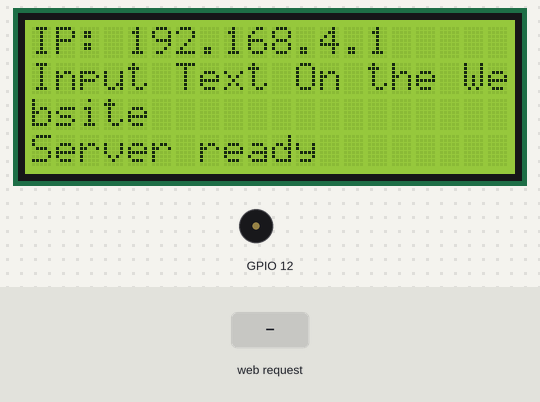
A sketch run on a simulated ESP32. On the bench: 20×4 character LCD, buzzer (waves = sounding). The test bench sets the inputs (shaded band). What the sketch prints to the serial monitor is not drawn.

Above: at 1.3 s.
1.4 s: HTTP request GET /?input=1 received
At 1.59 s:
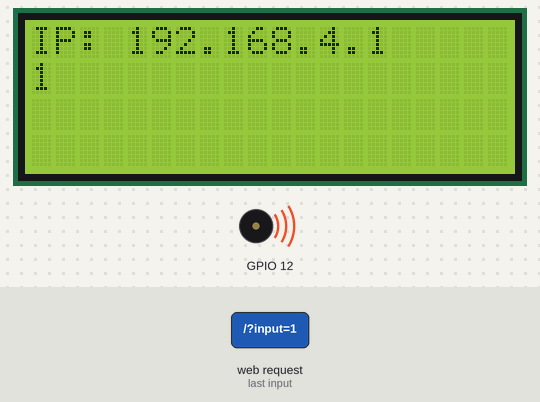
At 2.1 s:
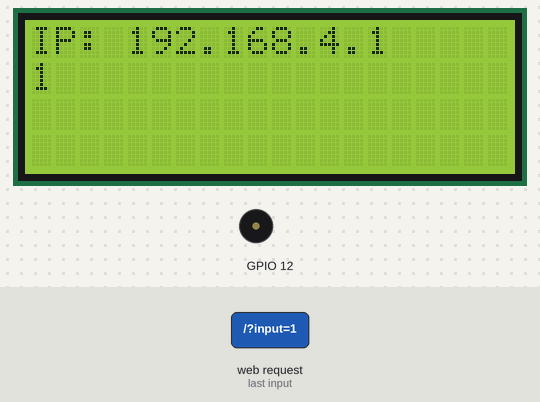
3.2 s: HTTP request GET /?input=0 received
At 4.7 s:
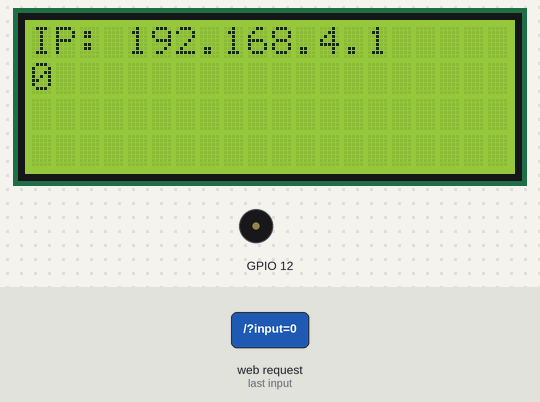
Timing chart, 0 to 6.2 s (numbered marks = the images above; inputs shaded):
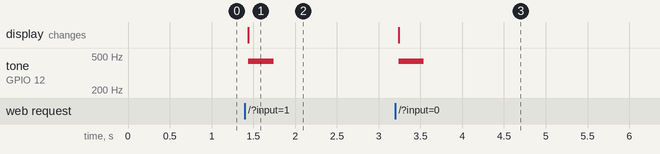

The sketch:

mw-home-brodcast.ino
```cpp
#include <WiFi.h>
#include <WebServer.h>
#include <LiquidCrystal_I2C.h>

#include "./secrits.hpp"
#include "./page.hpp"

// LCD setup (address 0x27, 4x20 LCD)
LiquidCrystal_I2C lcd(0x27, 20, 4);

// Create WebServer object on port 80
WebServer server(80);

void renderScreen(String text) {
  lcd.clear();
  lcd.home();

  // Print the IP address
  IPAddress IP = WiFi.softAPIP();
  lcd.print("IP: ");
  lcd.print(IP);
  lcd.setCursor(0, 1);

  int strIndex = 0;
  int line = 1;  // Start at line 1 (2nd line on the LCD)
  int x = 0;     // Start at column 0

  while (strIndex < text.length() && line < 4) {  // Only display on the first 3 lines
    char currentChar = text.charAt(strIndex);
    strIndex++;

    // Skip carriage return characters
    if (currentChar == '\r') continue;

    // Handle tab character (use 4 spaces)
    if (currentChar == '\t') {
      x += 4;
      if (x >= 20) {  // If we go beyond the screen width, move to the next line
        x = 0;
        line++;
        if (line >= 4) break;  // Stop if we've filled the screen
      }
      continue;
    }

    // Handle newline character
    if (currentChar == '\n') {
      line++;
      x = 0;
      if (line >= 4) break;  // Stop if we've filled the screen
      continue;
    }

    // Print the character to the LCD
    lcd.setCursor(x, line);
    lcd.write(currentChar);
    x++;

    // Check if we reached the end of the line
    if (x >= 20) {
      x = 0;
      line++;
      if (line >= 4) break;  // Stop if we've filled the screen
    }
  }
}

String escapeHTML(String input) {
  input.replace("&", "&amp;");
  input.replace("<", "&lt;");
  input.replace(">", "&gt;");
  input.replace("\"", "&quot;");
  input.replace("'", "&#39;");
  input.replace("\n", "<br>");
  return input;
}

void setup() {
  // Initialize serial monitor
  Serial.begin(115200);

  // Initialize the LCD
  lcd.init();
  lcd.backlight();
  lcd.noCursor();

  // Set up Wi-Fi Access Point
  WiFi.softAP(ssid, password);
  Serial.println("Wi-Fi Access Point started");
  renderScreen("Input Text On the Website");

  // Define the root route
  server.on("/", HTTP_GET, []() {
    String inputMessage;

    // Check if "input" parameter is provided
    if (server.hasArg("input")) {
      inputMessage = server.arg("input");

      // Display the input on the LCD
      lcd.clear();
      lcd.setCursor(0, 0);
      lcd.print("Received Input:");
      lcd.setCursor(0, 1);
      lcd.print(inputMessage);

      // Print input to serial monitor
      Serial.println("Input received: " + inputMessage);
      renderScreen(inputMessage);
    } else {
      // Send response to client with form
      server.send(200, "text/html", htmlTop + R"(<form action='/' method='get' onsubmit='submitForm(event)'>
        <textarea name='input' placeholder='input text...'></textarea>
        <br>
        <button type='submit'>
          Send
        </button>
        <script>
          function submitForm(event) {
            const val = document.querySelector('textarea').value;
            if (val.length > 57) {
              event.preventDefault();
              alert('Text is longer than 57 characters');
            }
            if (val.split('\n').length > 3) {
              event.preventDefault();
              alert('Text has more than 3 lines');
            }
          }
        </script>
      </form>)" + htmlBottom);
      return;  // Important to return here so that the rest of the code doesn't run
    }

    // Construct the HTML response with escaped characters
    String response = htmlTop + "Input received: <br>";
    response += escapeHTML(inputMessage);
    response += "<script>setTimeout(()=>{window.location = '/'}, 3000)</script>" + htmlBottom;

    // Send the HTML response to the client
    server.send(200, "text/html", response);
    tone(12, 433, 300);
  });

  // Start the server
  server.begin();
  Serial.println("HTTP server started");
  lcd.setCursor(0, 3);
  lcd.print("Server ready");
}

void loop() {
  // Nothing needed here for WebServer
  server.handleClient();
}
```

page.hpp
```cpp
String htmlTop = R"(
<!doctype html>
<html lang="de">
<head>
  <meta charset="UTF-8" />
  <meta name="viewport" content="width=device-width, initial-scale=1.0" />
  <title>Wifi Broadcast</title>
  <style>
    * {
      margin: 10px;
      padding: 10px;
      font-family: Inter, system-ui, Avenir, Helvetica, Arial, sans-serif;
      line-height: 1.5;
      font-weight: 400;
      font-synthesis: none;
      text-rendering: optimizeLegibility;
      -webkit-font-smoothing: antialiased;
      -moz-osx-font-smoothing: grayscale;
      border: none;
      colro: #323232;
    }

    textarea, button {
      border: 2px solid;
      border-radius: 3px;
    }
  </style>
</head>
<body>
)";

String htmlBottom = "</body></html>";
```

secrits.hpp
```cpp
// Replace with your network credentials
const char* ssid = "ESP32_Access_Point";
const char* password = "12345678";
```

Measured:
- after the input at 1.4 s, tone on GPIO 12: silent → 433 Hz at once, → silent 0.30 s later; the display: changes at once (image 1)
- after the input at 3.2 s, tone on GPIO 12: silent → 433 Hz at once, → silent 0.30 s later; the display: changes at once (image 3)
